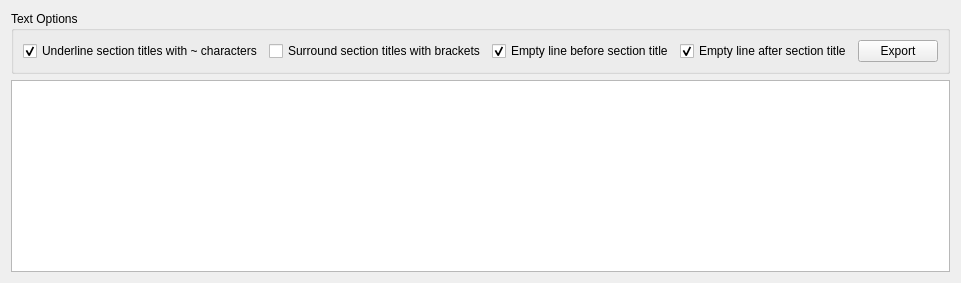
      <widget class="QWidget" name="textExportTab">
       <attribute name="icon">
        <iconset resource="DrumBurp.qrc">
         <normaloff>:/Icons/Icons/format-text-bold.png</normaloff>:/Icons/Icons/format-text-bold.png</iconset>
       </attribute>
       <attribute name="title">
        <string>Text Export</string>
       </attribute>
       <layout class="QVBoxLayout" name="verticalLayout_5">
        <item>
         <widget class="QGroupBox" name="textExportOptions">
          <property name="title">
           <string>Text Options</string>
          </property>
          <layout class="QVBoxLayout" name="verticalLayout_6">
           <item>
            <layout class="QGridLayout" name="gridLayout_2">
             <item row="0" column="4">
              <widget class="QPushButton" name="textExportButton">
               <property name="toolTip">
                <string>Export to file</string>
               </property>
               <property name="statusTip">
                <string>Export the score to a text file.</string>
               </property>
               <property name="whatsThis">
                <string>Export the score to a text file.</string>
               </property>
               <property name="text">
                <string>Export</string>
               </property>
               <property name="icon">
                <iconset resource="DrumBurp.qrc">
                 <normaloff>:/Icons/Icons/format-text-bold.png</normaloff>:/Icons/Icons/format-text-bold.png</iconset>
               </property>
              </widget>
             </item>
             <item row="0" column="3">
              <widget class="QCheckBox" name="emptyLineAfterSectionCheck">
               <property name="toolTip">
                <string>Include a blank line after each section title</string>
               </property>
               <property name="statusTip">
                <string>Include a blank line after each section title</string>
               </property>
               <property name="whatsThis">
                <string>Include a blank line after each section title</string>
               </property>
               <property name="text">
                <string>Empty line after section title</string>
               </property>
               <property name="checked">
                <bool>true</bool>
               </property>
              </widget>
             </item>
             <item row="0" column="2">
              <widget class="QCheckBox" name="emptyLineBeforeSectionCheck">
               <property name="toolTip">
                <string>Include a blank line before each section title</string>
               </property>
               <property name="statusTip">
                <string>Include a blank line before each section title</string>
               </property>
               <property name="whatsThis">
                <string>Include a blank line before each section title</string>
               </property>
               <property name="text">
                <string>Empty line before section title</string>
               </property>
               <property name="checked">
                <bool>true</bool>
               </property>
              </widget>
             </item>
             <item row="0" column="0">
              <widget class="QCheckBox" name="underlineCheck">
               <property name="toolTip">
                <string>Underline each section title</string>
               </property>
               <property name="statusTip">
                <string>Underline each section title</string>
               </property>
               <property name="whatsThis">
                <string>Underline each section title</string>
               </property>
               <property name="text">
                <string>Underline section titles with ~ characters</string>
               </property>
               <property name="checked">
                <bool>true</bool>
               </property>
              </widget>
             </item>
             <item row="0" column="1">
              <widget class="QCheckBox" name="sectionBracketsCheck">
               <property name="toolTip">
                <string>Add square brackets around each section title</string>
               </property>
               <property name="statusTip">
                <string>Add square brackets around each section title</string>
               </property>
               <property name="whatsThis">
                <string>Add square brackets around each section title</string>
               </property>
               <property name="text">
                <string>Surround section titles with brackets</string>
               </property>
               <property name="tristate">
                <bool>false</bool>
               </property>
              </widget>
             </item>
            </layout>
           </item>
          </layout>
         </widget>
        </item>
        <item>
         <widget class="QPlainTextEdit" name="textExportPreview">
          <property name="font">
           <font>
            <family>Courier</family>
           </font>
          </property>
          <property name="lineWrapMode">
           <enum>QPlainTextEdit::NoWrap</enum>
          </property>
          <property name="readOnly">
           <bool>true</bool>
          </property>
         </widget>
        </item>
       </layout>
      </widget>
